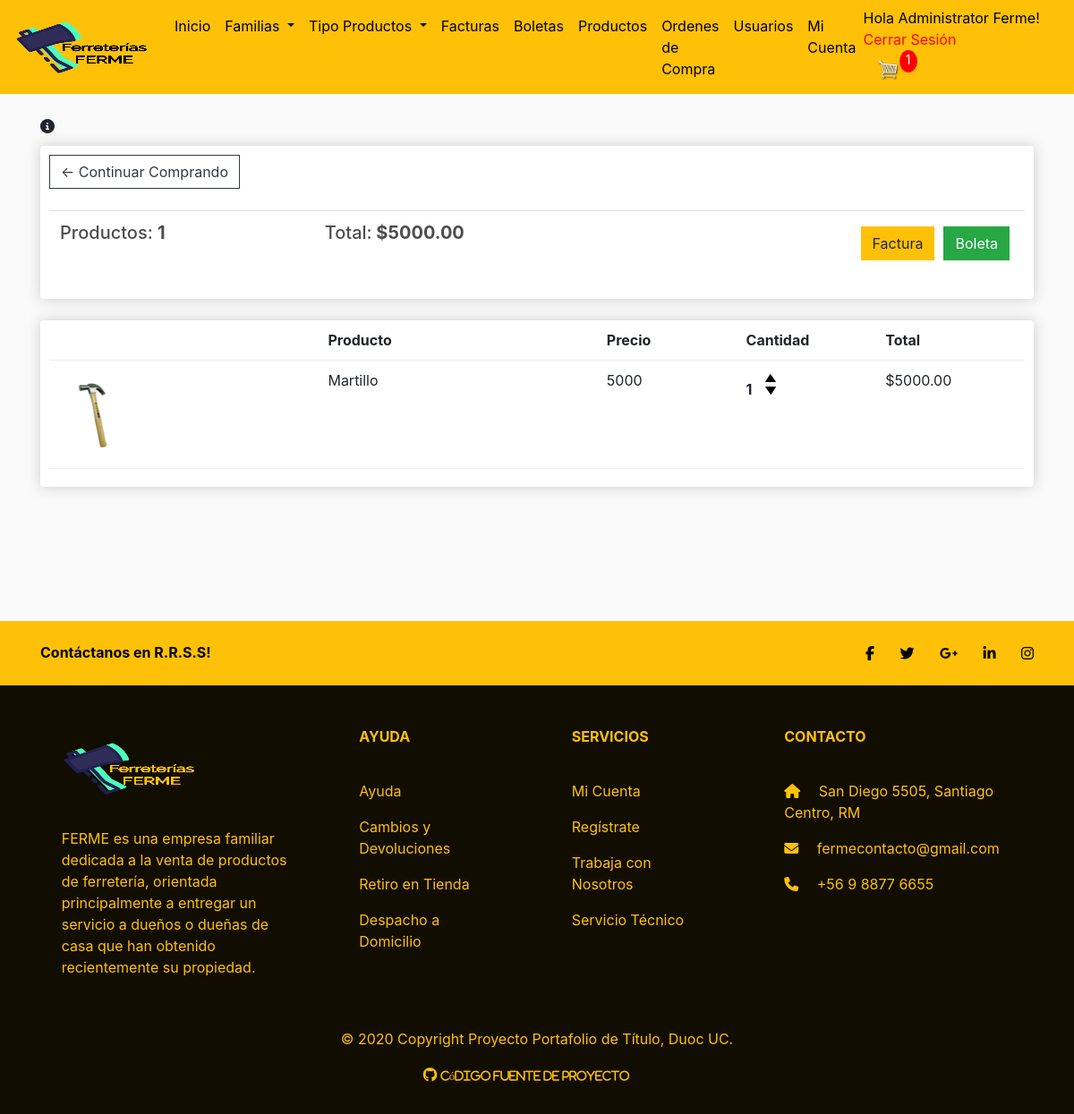
The page /cart/ (signed in) on the database as committed earlier.
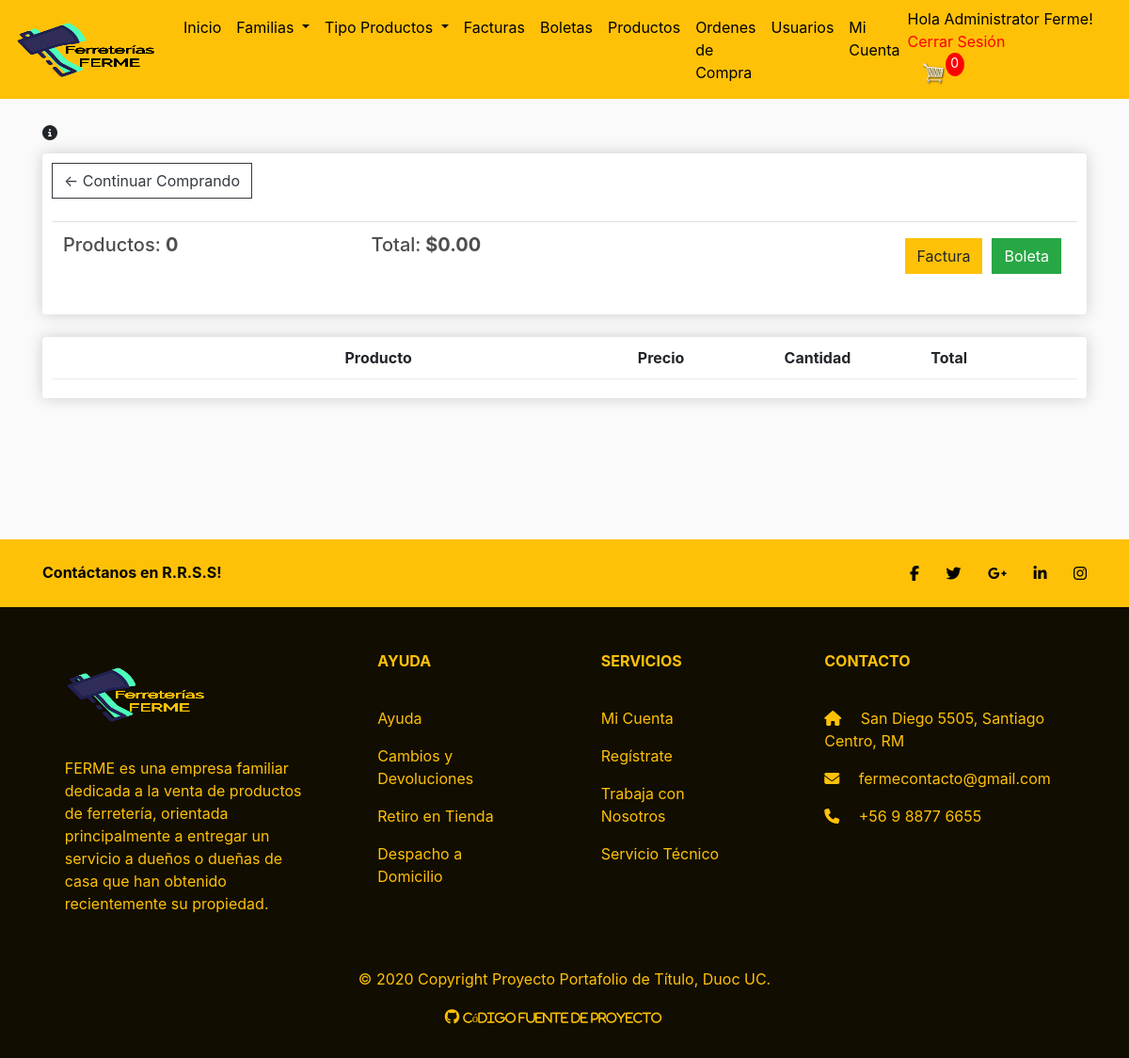
The same page on the database as committed later.
### store/models.py (models this page shows, shortened)
class Order(models.Model):
    usuario = models.ForeignKey(Profile, on_delete=models.SET_NULL, null=True, blank=True)
    date_ordered = models.DateTimeField(auto_now_add=True)
    complete = models.BooleanField(default=False, null=True, blank=False)
    transaction_id = models.CharField(max_length=100, null=True)
    @property
    def get_cart_total(self):
        orderitems = self.orderitems_set.all()
        total = sum([item.get_total for item in orderitems])
        return total
    @property
    def get_cart_items(self):
        orderitems = self.orderitems_set.all()
        total = sum([item.quantity for item in orderitems])
        return total

class OrderItems(models.Model):
    product = models.ForeignKey(Producto, on_delete=models.SET_NULL, null=True)
    order = models.ForeignKey(Order, on_delete=models.SET_NULL, null=True)
    quantity = models.IntegerField(default=0, null=True, blank=True)
    date_added = models.DateTimeField(auto_now=True)
    @property
    def get_total(self):
        total = self.product.price * self.quantity
        return total

class Producto(models.Model):
    name = models.CharField(max_length=200)
    sku = models.CharField(max_length=200, null=True)
    price = models.FloatField()
    despacho = models.BooleanField(default=False, null=True, blank=True)
    fecha_exp = models.CharField(max_length=10,default='31/12/2020', null=True, blank=True)
    stock = models.IntegerField(default=0, null=True, blank=True)
    critic_stock = models.IntegerField(default=10, null=True, blank=True)
    image = models.ImageField(null=True, blank=True)
    proveedor = models.ForeignKey(Supplier, on_delete=models.SET_NULL, null=True, blank=True)
    familia = models.ForeignKey(FamiliaProducto, on_delete=models.SET_NULL, null=True, blank=True)
    tipo_producto = models.ForeignKey(TipoProducto, on_delete=models.SET_NULL, null=True, blank=True)
    @property
    def imageURL(self):
        try:
            url = self.image.url
        except:
            url = ''
        return url

### store/views.py (the view)
# urls.py: path('cart/', views.cart, name="cart"),
def cart(request):
    data = cartData(request)
    cartItems = data['cartItems']
    order = data['order']
    items = data['items']
    context = {'items':items, 'order':order, 'cartItems': cartItems}
    return render(request, 'store/cart.html', context)

### store/models.py (called while the page is built)
    @property
    def is_admin(self):
        admin = False
        tipo = self.profile.tipo
        if (tipo == 'Administrator'):
            admin = True
        else:
            admin = False
        return admin

### store/utils.py (called while the page is built)
def cartData(request):
    if request.user.is_authenticated:
        usuario = request.user.profile
        order, created = Order.objects.get_or_create(usuario=usuario, complete=False)
        items = order.orderitems_set.all()
        cartItems = order.get_cart_items
    else:
        cookieData = cookieCart(request)
        cartItems = cookieData['cartItems']
        order = cookieData['order']
        items = cookieData['items']
    return {'cartItems':cartItems, 'order':order, 'items':items}

### store/templates/store/cart.html (shortened to what this page needs)
{% extends 'store/main.html' %}
{% load static %}
{% block content %}
<a data-toggle="modal" data-target="#exampleModalInfo"><i class="fa fa-info-circle" aria-hidden="true"></i></a>
	<div class="row">
		<div class="col-lg-12">
			<div class="box-element">
				<a  class="btn btn-outline-dark" href="{% url 'store' %}">&#x2190; Continuar Comprando</a>
				<br>
				<br>
				<table class="table">
					<tr>
						<th><h5>Productos: <strong>{{order.get_cart_items}}</strong></h5></th>
						<th><h5>Total:<strong> ${{order.get_cart_total|floatformat:2}}</strong></h5></th>
						<th>
							<a  style="float:right; margin:5px;" class="btn btn-success" href="{% url 'checkout' %}">Boleta</a>
							<a  style="float:right; margin:5px;" class="btn btn-warning" href="{% url 'checkoutfact' %}">Factura</a>
						</th>
					</tr>
				</table>
			</div>
			<br>
			<div class="box-element">
				<div class="cart-row">
					<div style="flex:2"></div>
					<div style="flex:2"><strong>Producto</strong></div>
					<div style="flex:1"><strong>Precio</strong></div>
					<div style="flex:1"><strong>Cantidad</strong></div>
					<div style="flex:1"><strong>Total</strong></div>
				</div>
				{% for item in items %}
				<div class="cart-row">
					<div style="flex:2"><img class="row-image" src="{{item.product.imageURL}}"></div>
					<div style="flex:2"><p>{{item.product.name}}</p></div>
					<div style="flex:1"><p>{{item.product.price|floatformat:0}}</p></div>
					<div style="flex:1">
						<p class="quantity">{{item.quantity}}</p>
						<div class="quantity">
							<img data-product="{{item.product.id}}" data-action="add" class="chg-quantity update-cart" src="{% static  'img/arrow-up.png' %}">
							<img data-product="{{item.product.id}}" data-action="remove" class="chg-quantity update-cart" src="{% static  'img/arrow-down.png' %}">
						</div>
					</div>
					<div style="flex:1"><p>${{item.get_total|floatformat:2}}</p></div>
				</div>
                {% endfor %}
			</div>
		</div>
	</div>
{% endblock content %}

### store/templates/store/main.html (shortened to what the changed rows need)
<!DOCTYPE html>
{% load static %}
<html>
<head>
	<link rel="stylesheet" href="https://stackpath.bootstrapcdn.com/bootstrap/4.4.1/css/bootstrap.min.css">
	<link rel="stylesheet" type="text/css" href="{% static 'css/main.css' %}">
	<link rel="stylesheet" href="https://use.fontawesome.com/releases/v5.6.1/css/all.css">
	<link rel="stylesheet" href="https://cdnjs.cloudflare.com/ajax/libs/font-awesome/4.7.0/css/font-awesome.min.css" >
</head>
<body>
	<nav class="navbar navbar-expand-lg navbar-dark bg-dark">
	    <div class="form-inline my-2 my-lg-0">
			{% if user.is_authenticated  %}
			<div style="padding-right: 10px; color: black;">Hola {{ user.profile.tipo }} {{ user.profile.name }}!
			<br><a href="{% url 'logout' %}" style="color: red;">Cerrar Sesión</a></div>
			{% else %}
  			<div style="padding-right: 10px; color: black;">No estás registrado
			<br><a href="{% url 'login' %}" style="color: green;">Iniciar Sesión</a></div>
			{% endif %}
	     	<a href="{% url 'cart' %}">
	    		<img  id="cart-icon" src="{% static 'img/cart.png' %}">
	    	</a>
	    	<p id="cart-total">{{cartItems}}</p>
	    </div>
	</nav>
    <div class="container">
            <br>
            {% block content %}
            {% endblock content %}
    </div>
</body>
</html>

Rows that differ between the two databases and show on the page:
removed OrderItems: product.imageURL (picture), product.name "Martillo", product.price "5000", quantity "1", get_total "5000.00"
computed for Order: get_cart_items "1" → "0"; get_cart_total "5000.00" → "0.00"
Other text that changed with them:
{{ cartItems }}: "1" → "0"
